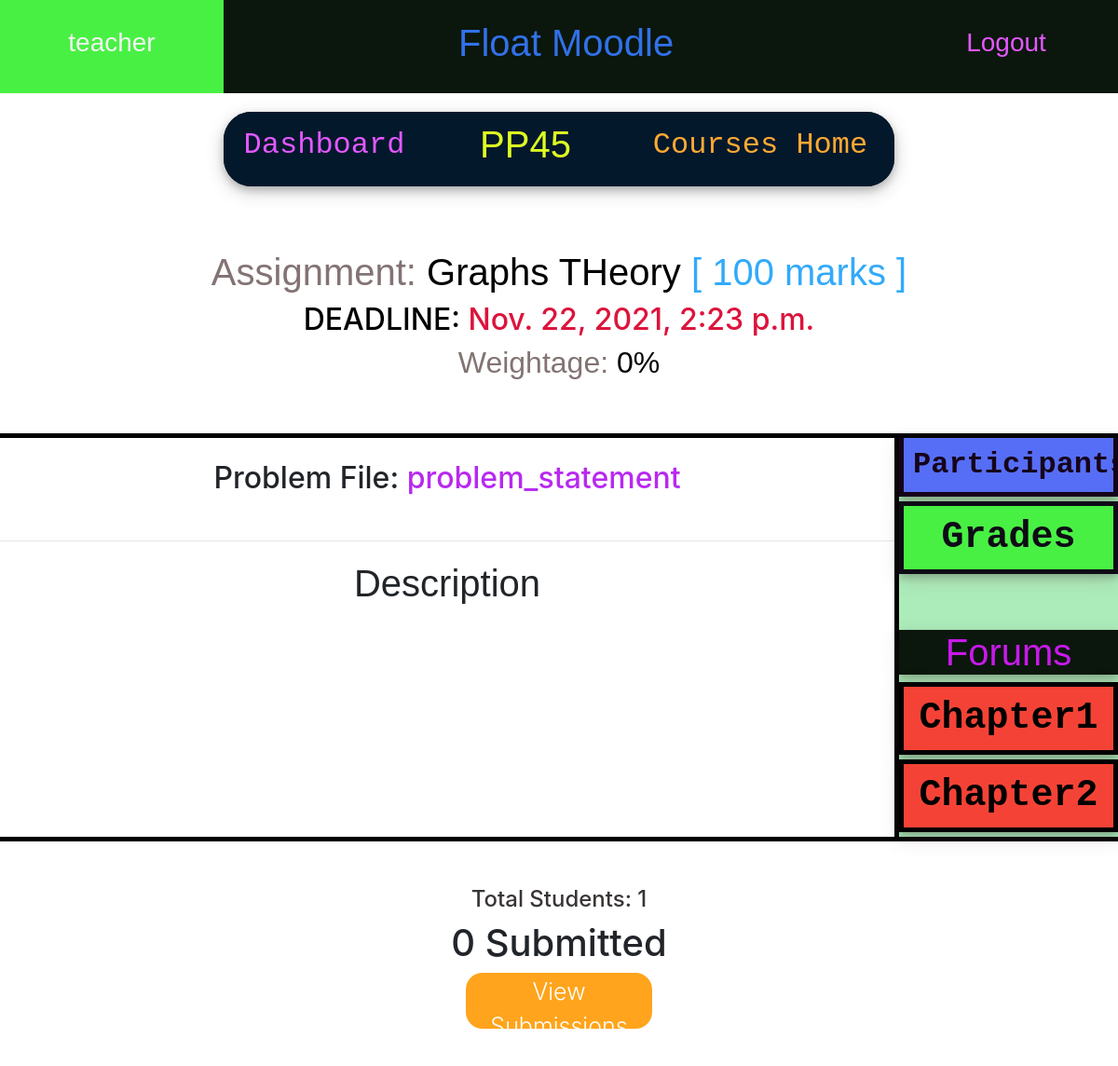
The app's page /courses/1/assign/4 (signed in) with its own data.
### courses/models.py (models this page shows, shortened)
class Course(models.Model):
    instructor = models.ForeignKey(User,on_delete=models.CASCADE,related_name='ins_courses') #assuming 1 instructor/course.
    name = models.CharField(max_length=128,default = '')
    students = models.ManyToManyField(User,related_name='stud_courses')
    TAs = models.ManyToManyField(User,related_name='ta_courses')
    joincode = models.CharField(max_length=10,default = '')
    TAjoincode = models.CharField(max_length=10,default = '')

class Assignment(models.Model):
    name = models.CharField(max_length=128,default='')
    link = models.URLField(default='')
    file_name = models.CharField(max_length=100,default='problem_statement')
    file = models.FileField(upload_to='assignments',blank=True)
    statement = models.CharField(max_length=300,default='')
    course = models.ForeignKey(Course,on_delete=models.CASCADE)
    maxmarks = models.IntegerField(default=100)
    deadline = models.DateTimeField(blank=False) #need to set while creating assign.
    weightage = models.IntegerField(default=0)
    feedfile = models.FileField(upload_to='feedback', blank = True)

class Forum(models.Model):
    name = models.CharField(max_length=20,default='FORUM')
    course = models.ForeignKey(Course,on_delete=models.CASCADE)
    enabled = models.CharField(max_length=4,default='YES')#***********************************************************

### courses/views.py (the view)
# urls.py: path('<int:course_id>/assign/<int:assign_id>',views.assign,name ='assign_page'),
def assign(request,course_id,assign_id):
    a = Assignment.objects.get(pk = assign_id)
    c = Course.objects.get(pk = course_id )
    if not request.user.is_authenticated:
        return redirect('login')
    Snames = [ s.username for s in c.students.all() ]
    Tnames = [ s.username for s in c.TAs.all() ]
    uname = request.user.username
    if uname not in (Snames + Tnames) and uname != c.instructor.username:
        return redirect('CourseHome')
    if request.method == "POST":
        form = AssignmentSubmitForm(request.POST,request.FILES)
        if form.is_valid():
            s_file = request.FILES.get('file',False)
            if FileSubmission.objects.filter(user = request.user,assignment = a).exists():#resubmission.
                s = FileSubmission.objects.get(user = request.user,assignment = a)
                s.corrected = 'NO'
                s.grade = -1
            else:
                s = FileSubmission.objects.create(user = request.user, assignment = a)
            if s_file:
                s.file = s_file
                s.file_name = s.file.name.split("/")[-1]
            s.save()
        return redirect('assign_page',course_id = c.pk,assign_id = a.pk)
    else:
        form = AssignmentSubmitForm()
    subms = list(a.filesubmission_set.all())
    submitted = False
    for sub in subms:
        if request.user.username == sub.user.username:
            submitted = True
            break
    if submitted:
        mysubmission = FileSubmission.objects.get(user = request.user,assignment = a)
    else:
        mysubmission = {'feedback': 'You Did Not Submit'}
    instruct = True
    if c.instructor.username != request.user.username:
        instruct = False
    IsTA = False
    if uname in Tnames:
        IsTA = True
    deadline = a.deadline
    args = {
        'form': form,
        'assign': a,
        'course': c,
        'submissions': list(a.filesubmission_set.all()),
        'submitted': submitted,
        'mysub': mysubmission,
        'instruct': instruct,
        'IsTA': IsTA,
        'deadline': deadline,
        'nowtime': datetime.datetime.now(),
        'forums': c.forum_set.all(),
        'students': c.students.all(),
    }
    return render(request,'courses/assign_page.html',args)

### accounts/templates/courses/assign_page.html (shortened to what this page needs)
{% extends 'base.html' %}
{% block H %}
<link rel="stylesheet" href="https://maxcdn.bootstrapcdn.com/bootstrap/4.0.0/css/bootstrap.min.css"
 />
{% endblock %}
{% block content %}
<div class="Conth" style="height: 80px; width: 60%; align-self: center; margin: 20px 20%;  border-radius: 30px;     box-shadow: 0 4px 8px 0 rgba(0, 0, 0, 0.2), 0 6px 20px 0 rgba(0, 0, 0, 0.19);">
    <a href="{% url 'dashboard' %}" class="Conth hov3 ContL hov8" style="width: 30%; height: 100%; display: block; text-decoration: none;">
        <h2 style="margin-left: 0%; margin-top: 8%;">Dashboard</h2>
    </a>
    <a href="{% url 'coursepage' course.pk %}" class="Conth hov1 ContL" style="width: 30%; height: 100%; display: block; text-decoration: none; ">
    <h2 style="margin-left: 0%; margin-top: 5%; font-family: Verdana, Geneva, Tahoma, sans-serif; font-size: 40px;" >{{ course.name }}</h2>
    </a>
    <a href="{% url 'CourseHome' %}" class="Conth hov4 ContL" style="width: 40%; height: 100%; display: block; text-decoration: none; ">
        <h2 style="margin-left: 0%; margin-top: 6%;">Courses Home</h2>
    </a>
</div>
<br>
<br>
<div class="f1" style="text-align: center; width: 100%;"><h1><div style="display: inline; color: rgb(131, 115, 115);">Assignment:</div>  {{ assign.name }}  <div style="display: inline; color: rgb(50, 170, 250);">[ {{ assign.maxmarks }} marks ]</div></h1></div>
<div style="text-align: center;">
<h2 style="color: rgb(0, 0, 0);">DEADLINE:  <div style="display: inline; color: crimson;">{{ assign.deadline }}</div></h2>
</div>
<div class="f1" style="text-align: center; width: 100%;"><h2><div style="display: inline; color: rgb(131, 115, 115);">Weightage:</div>  {{ assign.weightage }}% </h2></div>
<br>
<br>
<div class="Cbox" style="height: fit-content; width: 100%; border-width: 5px 0px; display: flex; background-color: rgb(255, 255, 255);">
    <div class="Cbox" style="width: 80%; height: auto; text-align: center;">
            <br>
            {% if assign.file.name %}
                <h2>Problem File: <div style="display: inline;">
                    <a download href="{{assign.file.url}}" style="color: rgb(184, 41, 240);">
                        {{ assign.file_name }}
                    </a>
                    </div>
                </h2>
            {% endif %}
            <br>
            <hr style="height: 5px;">
            <h1 style="font-family: Verdana, Geneva, Tahoma, sans-serif;">Description</h1>
            <div class = "dis" style="text-align: center; font-style: normal; color: black; font-size: 22px;">
                <br>
            </div>
    </div>
    <div class="Cbox" style="width: 20%; height: auto; border-left-width: 5px ; background-color: rgb(172, 236, 186);">
        <a href = "{% url 'participants' course.pk %}" class="sideheadfont font1 hov5" style="font-size:x-large; padding: 10px; border-width: 0px 5px 5px 5px; margin-bottom: 5px; display: block; text-decoration: none; font-size: x-large;">
            <h2 style="margin: 0px; font-weight: 900;">Participants</h2>
        </a>
        <a href = "{% url 'grades' course.pk %}" class="sideheadfont font1 hov9" style="font-size:x-large; padding: 10px; border-width: 5px 5px 5px 5px; display: block; text-decoration: none; margin-bottom: 5px; font-size: x-large;">
            <h1 style="margin: 0px; font-weight: 900;">Grades</h1>
        </a>
        <div class="sideheadfont font5 hov6">
            <h1  style="margin-top: 60px;">Forums</h1>
        </div>
        {% for forum in forums %}
            <a href = "{% url 'forum' course.pk forum.pk %}" class="sideheadfont font1 hov10 hov12" style="font-size:x-large; padding: 10px; border-width: 5px 5px 5px 5px; display: block; text-decoration: none; margin-bottom: 5px; border-color:black;">
                <h2 style="margin: 0px; font-size: 40px; font-weight: 900; color: black;">{{ forum.name }}</h2>
            </a>
        {% endfor %}
    </div>
</div>
<br>
<br>
{% if instruct or IsTA %}
<div style="text-align: center">
    <div style="display: inline; color: rgb(58, 53, 53);"><h4>Total Students: {{ students|length }}</h4></div>
    <h1 >{{ submissions|length }} Submitted </h1>
    <a href="{% url 'submissions' course.pk assign.pk %}">
        <button class="button4" style="font-size: 25px;"> View Submissions</button>
    </a>
    <br>
    <br>
    <br>
</div>
{% endif %}
{% endblock %}

### accounts/templates/base.html (shortened to what this page needs)
{% load static %}
<link rel="stylesheet" type="text/css" href="{% static 'accounts/style.css' %}">
<!DOCTYPE html>
<html>
<head>
  {% block H %}{% endblock %}
</head>
<body>
    {% if user.is_authenticated %}
      <div class="Conth" style="height: 100px;">
        <a href="{% url 'dashboard' %}" class="Conth hov1" style="width: 20%; height: 100%; display: block; text-decoration: none; ">
          <h3 style="margin-left: 0%; margin-top: 12%;">{{ user.username }}</h3>
        </a>
        <div class="Conth hov2" style="width: 60%; height: 100%;">
          <h1 style="margin-left: 35%;">Float Moodle</h1>
        </div>
        <a href="{% url 'logout' %}" class="Conth hov3" style="width: 20%; height: 100%; display: block; text-decoration: none; ">
          <h3 style="margin-left: 0%; margin-top: 12%;">Logout</h3>
        </a>
      </div>
    {% endif %}
    {% block content %}
    {% endblock %}
</body>
</html>

### accounts/static/accounts/style.css (style rules this page uses)
.f1 { font-family: Verdana, Geneva, Tahoma, sans-serif; font-size: 25px; font-weight: 100; color: rgb(0, 0, 0); }
.button4 { position: relative; display: inline-block; width: 200px; height: 60px; border-radius: 18px; background-color: #ffa41c; border: solid 1px transparent; color: #fff; font-size: 20px; font-weight: 300; cursor: pointer; transition: all .1s ease-in-out; }
.dis { font-family: Verdana, Geneva, Tahoma, sans-serif; font-size: 25px; font-weight: 25; color: black; font-style: italic; }
body { margin: 0px; background-color: #f7ebdd; }
.Conth { border-style: solid ; border-width: 0px ; background-color: #0b160c; color: rgb(49, 113, 233); font-family: Verdana, Geneva, Tahoma, sans-serif; font-size: 20px; font-weight: 50; display: flex; text-align: center; align-items: center; position: relative; overflow: hidden; padding: 0px; }
.contL { background-color: #04182c; font-family:'Courier New', Courier, monospace; }
.hov1 { color: rgb(222, 255, 34); }
.hov3 { color: #e358ff; }
.hov4 { color: rgb(255, 170, 51); }
.Cbox { border-style: solid ; border-width: 0px ; border-color: black; }
.sideheadfont { font-family: Verdana, Geneva, Tahoma, sans-serif; text-align: center; margin: 0px; border: 0px; border-style: solid; background-color: #566ef5; box-shadow: 0 4px 8px 0 rgba(0, 0, 0, 0.2), 0 6px 20px 0 rgba(119, 77, 77, 0.19); }
.font1 { font-family: 'Courier New', Courier, monospace; }
.hov6 { background-color: #0b160c; color: rgb(181, 12, 248); }
.font5 { color: #c81aeb; }
.hov9 { background-color: #49f044; color: #0E0B16; border: 0px solid #0E0B16; }
.hov5 { color: #15031a; background-color: #566ef5; }
.hov10 { background-color: rgb(255, 170, 51); color: #15031a; }
.hov12 { background-color: #f44336; }

### records on screen
Course: name "PP45"
Assignment: name "Graphs THeory", maxmarks "100", deadline "Nov. 22, 2021, 2:23 p.m.", weightage "0", file_name "problem_statement"
Forum: name "Chapter1"
Forum: name "Chapter2"

### other values on screen
{{ user.username }} "teacher"
{{ students|length }} "1"
{{ submissions|length }} "0"
